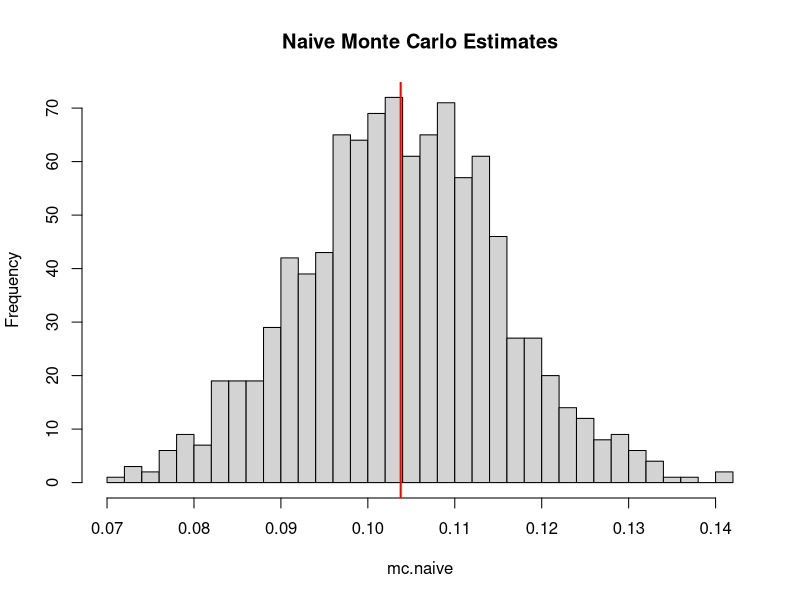
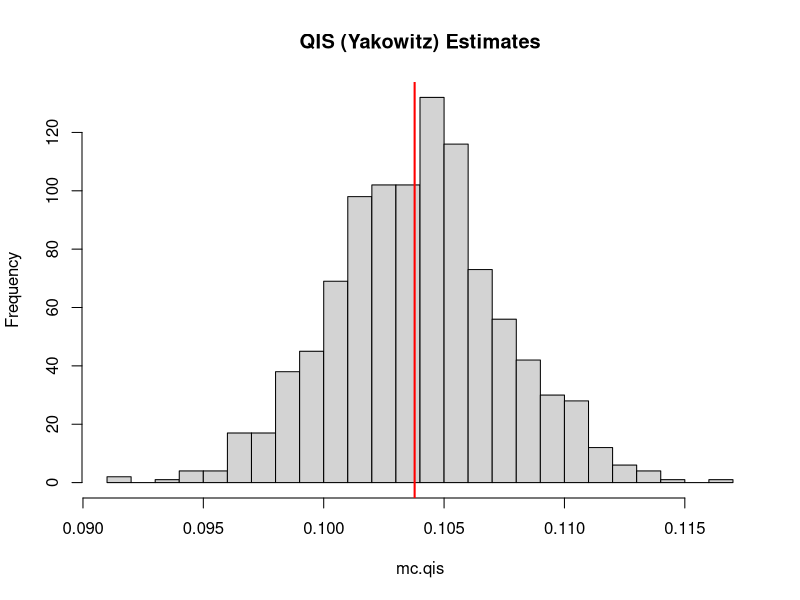
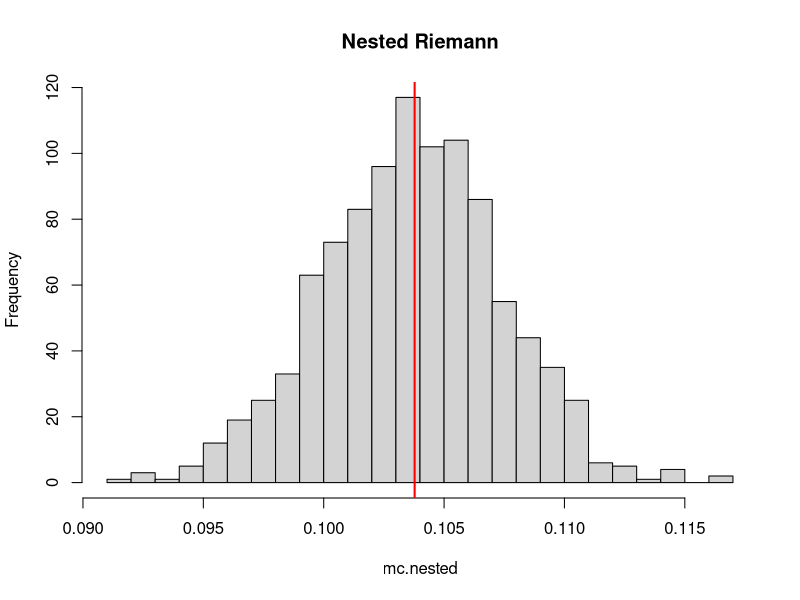
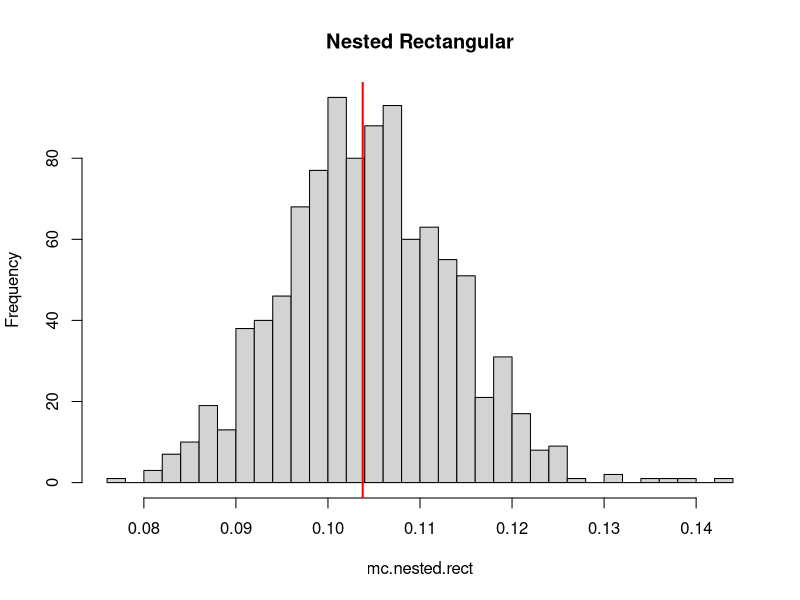
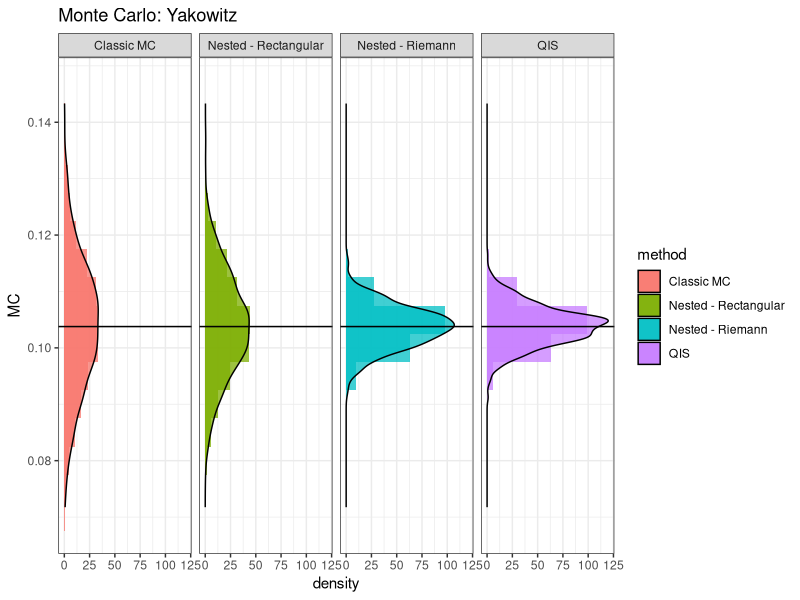

Recreate these plots in R, in order.
## ---- chunk 1
rm(list = ls())
# Set global R options
options(scipen = 999)

# Set the graphical theme
ggplot2::theme_set(ggplot2::theme_light())

# Set global knitr chunk options
knitr::opts_chunk$set(
  warning = FALSE, 
  message = FALSE,
  cache = TRUE
)

set.seed(12345)

library(truncnorm)
library(pracma)
library(ggplot2)
## ---- chunk 2
# Generate grid
vertical.grid = function(l,N,type = NULL){
  # "u" - uniform
  # "e" - exponential
  
  if(type == "u"){
    ugrid = runif(N)
    res = c(sort(ugrid),1)
    # res = sort(runif(N))
  }else if(type == "e"){
    res = exp(-(0:l)/N)
  }
  
  return(res)
}
# Quantile
sQ = function(q,Y){
  # q-quantile of Y
  N = length(Y)
  res = Y[ceiling(N*q)]
  return(res)
}
# Nested sampling (normal prior, normal likelihood)
nested_sampling = function(mu1,sigma1,mu2,sigma2,N,tol=0.001){
  # "mu1", "sigma1" - likelihood
  # "mu2", "sigma2" - prior
  
  Lmax = 1/(sqrt(2*pi)*sigma1)
  
  theta = rnorm(N,mu2,sigma2)
  L = dnorm(theta,mu1,sigma1)
  phi = NULL
  error = 1
  
  while(error >= tol)
  {
    index = which.min(L)
    Lmin = min(L)
    phi = c(phi,Lmin)
    
    error = abs(Lmin-Lmax)/Lmax
    
    term = -log(Lmin*sqrt(2*pi)*sigma1)
    a = mu1 - sqrt(term*2*sigma1^2) 
    b = mu1 + sqrt(term*2*sigma1^2)
    
    newTheta = rtruncnorm(1,a,b,mean = mu2,sd = sigma2)
    newL = dnorm(newTheta,mu1,sigma1)
    theta[index] = newTheta
    L[index] = newL
  }
  return(list(phi=phi, L = L))
}
## ---- chunk 3
# Test example
# Prior and Likelihood
mu1 = 2
sigma1 = 1
mu2 = 0
sigma2 = 1 

(trueZ = 1/(2*exp(1)*sqrt(pi)))

N = 100
r = 1000
mc.naive = NULL
verbose = FALSE
for(i in 1:r){
  if(isTRUE(verbose) && i %% 100 == 0)
    cat("Iteration ",i, "\n")
  X = rnorm(N,mu2,sigma2)
  Y = dnorm(X,mu1,sigma1) 
  mc.naive = c(mc.naive,sum(Y)/N)
}

mean(mc.naive)

hist(mc.naive, breaks = 30, main = "Naive Monte Carlo Estimates")
abline(v=trueZ,col="red",lwd=2)
## ---- chunk 4
N = 100
r = 1000

mc.qis = NULL
verbose = FALSE


for(i in 1:r){
  
  if(isTRUE(verbose) && i %% 10 == 0)
    cat("Iteration ",i, "\n")
  M = 1000
  X = rnorm(M,mu2,sigma2)
  Y = dnorm(X,mu1,sigma1) 
  Y = sort(Y)
  
  simu.grid.unif = vertical.grid(l=NULL,N,type = "u")

  Lambda = sQ(simu.grid.unif,Y)
  mc.qis = c(mc.qis,trapz(simu.grid.unif,Lambda)) ## QIS 
}

mean(mc.qis)

hist(mc.qis, breaks = 30, main = "QIS (Yakowitz) Estimates")
abline(v=trueZ,col="red",lwd=2)

## ---- chunk 5
mc.nested = NULL
mc.nested.rect = NULL
verbose = FALSE


for(i in 1:r){
  
  if(isTRUE(verbose) && i %% 10 == 0)
    cat("Iteration ",i, "\n")
  M = 1000
  X = rnorm(M,mu2,sigma2)
  Y = dnorm(X,mu1,sigma1) 
  Y = sort(Y)
  
  value = nested_sampling(mu1,sigma1,mu2,sigma2,N,tol = 1e-7)$phi
  simu.grid.exp = vertical.grid(length(value),N,"e")
  Lambda = sQ(simu.grid.exp,Y)
  mc.nested= c(mc.nested,-trapz(simu.grid.exp,Lambda)) ## Nested
  mc.nested.rect = c(mc.nested.rect, -sum(value*diff(simu.grid.exp))) ## Rectangular sum.

}

mean(mc.nested.rect)
mean(mc.nested)

hist(mc.nested, breaks = 30, color = rgb(1,0,0,0.5), main = "Nested Riemann")
abline(v=trueZ,col="red",lwd=2)
hist(mc.nested.rect, breaks = 30, main = "Nested Rectangular")
abline(v=trueZ,col="red",lwd=2)

## ---- chunk 6
cat("QIS", sqrt(mean((mc.qis-trueZ)^2)),"\n",
    "NS with Riemann", sqrt(mean((mc.nested.rect-trueZ)^2)),"\n",
    "NS with Rectangular",
sqrt(mean((mc.nested-trueZ)^2)),"\n",
    "NS with Riemann",
sqrt(mean((mc.nested.rect-trueZ)^2)),"\n",
    "Naive",sqrt(mean((mc.naive-trueZ)^2)))
## ---- chunk 7
library(ggplot2)
mc.data = rbind(data.frame(MC = mc.qis, method = "QIS"),
                data.frame(MC = mc.nested.rect, method = "Nested - Rectangular"),
                data.frame(MC = mc.nested, method = "Nested - Riemann"),
                 data.frame(MC = mc.naive, method = "Classic MC"))

(plt <- ggplot(mc.data, aes(MC, fill = method)) + 
    geom_histogram(alpha=0.75,binwidth = 0.005, position="identity",aes(y = ..density..))+
    geom_density(alpha=0.75,adjust = 1, stat="density",position="identity",aes(y = ..density..))+
    geom_vline(xintercept=trueZ)+coord_flip()+
    facet_grid(~method)+theme_bw()+
    ggtitle(paste0("Monte Carlo: Yakowitz")))
